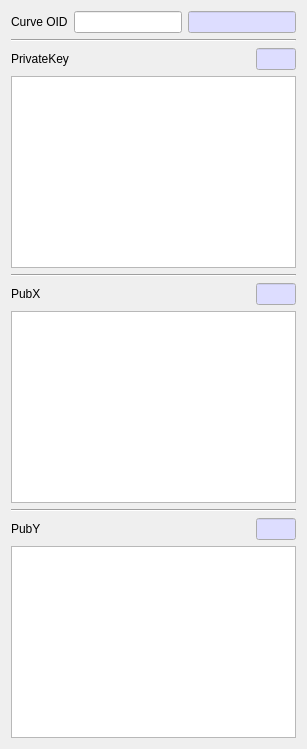
     <widget class="QWidget" name="tabECC">
      <attribute name="title">
       <string>ECC</string>
      </attribute>
      <layout class="QVBoxLayout" name="verticalLayout_3">
       <item>
        <layout class="QGridLayout" name="gridLayout_6">
         <item row="0" column="1">
          <widget class="QLineEdit" name="mECC_CurveOIDText">
           <property name="readOnly">
            <bool>false</bool>
           </property>
          </widget>
         </item>
         <item row="0" column="0">
          <widget class="QLabel" name="mECC_CurveOIDLabel">
           <property name="text">
            <string>Curve OID</string>
           </property>
          </widget>
         </item>
         <item row="0" column="2">
          <widget class="QLineEdit" name="mECC_CurveSNText">
           <property name="maximumSize">
            <size>
             <width>120</width>
             <height>16777215</height>
            </size>
           </property>
           <property name="palette">
            <palette>
             <active>
              <colorrole role="Base">
               <brush brushstyle="SolidPattern">
                <color alpha="255">
                 <red>221</red>
                 <green>221</green>
                 <blue>255</blue>
                </color>
               </brush>
              </colorrole>
             </active>
             <inactive>
              <colorrole role="Base">
               <brush brushstyle="SolidPattern">
                <color alpha="255">
                 <red>221</red>
                 <green>221</green>
                 <blue>255</blue>
                </color>
               </brush>
              </colorrole>
             </inactive>
             <disabled/>
            </palette>
           </property>
           <property name="readOnly">
            <bool>true</bool>
           </property>
          </widget>
         </item>
        </layout>
       </item>
       <item>
        <widget class="Line" name="line_5">
         <property name="orientation">
          <enum>Qt::Horizontal</enum>
         </property>
        </widget>
       </item>
       <item>
        <layout class="QGridLayout" name="gridLayout_7">
         <item row="0" column="0">
          <widget class="QLabel" name="mECC_PrivateLabel">
           <property name="text">
            <string>PrivateKey</string>
           </property>
          </widget>
         </item>
         <item row="0" column="2">
          <widget class="QLineEdit" name="mECC_PrivateLenText">
           <property name="maximumSize">
            <size>
             <width>40</width>
             <height>16777215</height>
            </size>
           </property>
           <property name="palette">
            <palette>
             <active>
              <colorrole role="Base">
               <brush brushstyle="SolidPattern">
                <color alpha="255">
                 <red>221</red>
                 <green>221</green>
                 <blue>255</blue>
                </color>
               </brush>
              </colorrole>
             </active>
             <inactive>
              <colorrole role="Base">
               <brush brushstyle="SolidPattern">
                <color alpha="255">
                 <red>221</red>
                 <green>221</green>
                 <blue>255</blue>
                </color>
               </brush>
              </colorrole>
             </inactive>
             <disabled/>
            </palette>
           </property>
           <property name="readOnly">
            <bool>true</bool>
           </property>
          </widget>
         </item>
         <item row="0" column="1">
          <spacer name="horizontalSpacer_5">
           <property name="orientation">
            <enum>Qt::Horizontal</enum>
           </property>
           <property name="sizeHint" stdset="0">
            <size>
             <width>40</width>
             <height>20</height>
            </size>
           </property>
          </spacer>
         </item>
        </layout>
       </item>
       <item>
        <widget class="QPlainTextEdit" name="mECC_PrivateText">
         <property name="acceptDrops">
          <bool>false</bool>
         </property>
        </widget>
       </item>
       <item>
        <widget class="Line" name="line_6">
         <property name="orientation">
          <enum>Qt::Horizontal</enum>
         </property>
        </widget>
       </item>
       <item>
        <layout class="QGridLayout" name="gridLayout_8">
         <item row="0" column="0">
          <widget class="QLabel" name="mECC_PubXLabel">
           <property name="text">
            <string>PubX</string>
           </property>
          </widget>
         </item>
         <item row="0" column="2">
          <widget class="QLineEdit" name="mECC_PubXLenText">
           <property name="maximumSize">
            <size>
             <width>40</width>
             <height>16777215</height>
            </size>
           </property>
           <property name="palette">
            <palette>
             <active>
              <colorrole role="Base">
               <brush brushstyle="SolidPattern">
                <color alpha="255">
                 <red>221</red>
                 <green>221</green>
                 <blue>255</blue>
                </color>
               </brush>
              </colorrole>
             </active>
             <inactive>
              <colorrole role="Base">
               <brush brushstyle="SolidPattern">
                <color alpha="255">
                 <red>221</red>
                 <green>221</green>
                 <blue>255</blue>
                </color>
               </brush>
              </colorrole>
             </inactive>
             <disabled/>
            </palette>
           </property>
           <property name="readOnly">
            <bool>true</bool>
           </property>
          </widget>
         </item>
         <item row="0" column="1">
          <spacer name="horizontalSpacer_6">
           <property name="orientation">
            <enum>Qt::Horizontal</enum>
           </property>
           <property name="sizeHint" stdset="0">
            <size>
             <width>40</width>
             <height>20</height>
            </size>
           </property>
          </spacer>
         </item>
        </layout>
       </item>
       <item>
        <widget class="QPlainTextEdit" name="mECC_PubXText">
         <property name="acceptDrops">
          <bool>false</bool>
         </property>
        </widget>
       </item>
       <item>
        <widget class="Line" name="line_7">
         <property name="orientation">
          <enum>Qt::Horizontal</enum>
         </property>
        </widget>
       </item>
       <item>
        <layout class="QGridLayout" name="gridLayout_9">
         <item row="0" column="2">
          <widget class="QLineEdit" name="mECC_PubYLenText">
           <property name="maximumSize">
            <size>
             <width>40</width>
             <height>16777215</height>
            </size>
           </property>
           <property name="palette">
            <palette>
             <active>
              <colorrole role="Base">
               <brush brushstyle="SolidPattern">
                <color alpha="255">
                 <red>221</red>
                 <green>221</green>
                 <blue>255</blue>
                </color>
               </brush>
              </colorrole>
             </active>
             <inactive>
              <colorrole role="Base">
               <brush brushstyle="SolidPattern">
                <color alpha="255">
                 <red>221</red>
                 <green>221</green>
                 <blue>255</blue>
                </color>
               </brush>
              </colorrole>
             </inactive>
             <disabled/>
            </palette>
           </property>
           <property name="readOnly">
            <bool>true</bool>
           </property>
          </widget>
         </item>
         <item row="0" column="0">
          <widget class="QLabel" name="mECC_PubYLabel">
           <property name="text">
            <string>PubY</string>
           </property>
          </widget>
         </item>
         <item row="0" column="1">
          <spacer name="horizontalSpacer_7">
           <property name="orientation">
            <enum>Qt::Horizontal</enum>
           </property>
           <property name="sizeHint" stdset="0">
            <size>
             <width>40</width>
             <height>20</height>
            </size>
           </property>
          </spacer>
         </item>
        </layout>
       </item>
       <item>
        <widget class="QPlainTextEdit" name="mECC_PubYText">
         <property name="acceptDrops">
          <bool>false</bool>
         </property>
        </widget>
       </item>
      </layout>
     </widget>
